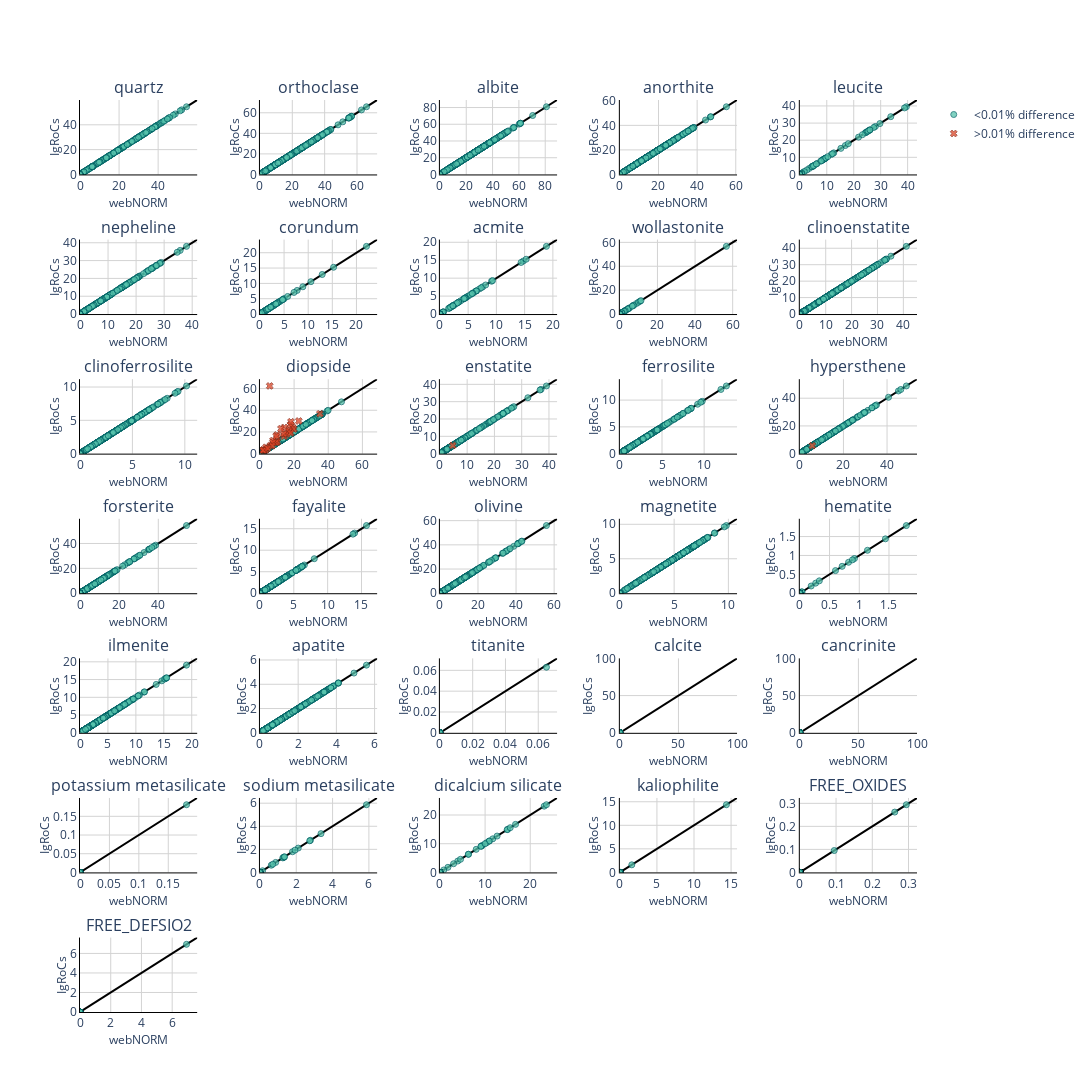

Write notebook code for a chart like this one.
### Code cell
# get a list of minerals to plot based on whether there is any data in the igrocs or web data
plot_norms = []

for i in igrocs_norms_lemaitre.columns.tolist():
    if igrocs_norms_lemaitre_majors[i].max() or web_norms_lemaitre_majors[i].max() > 0:
        plot_norms.append(i)


# define the number of rows and columns for the subplots
cols=5
rows=math.ceil((len(plot_norms)/cols))

# create the figure
fig = make_subplots(rows=rows, cols=cols, subplot_titles=plot_norms, horizontal_spacing=0.075)

#Add dummy traces to get legend to work
fig.append_trace(
                go.Scatter(
                    x=[0],
                    y=[0],
                    mode='markers',
                    marker=dict(
                        color="#57C4AD",
                        opacity=0.75,
                        line=dict(
                            color='#006164',
                            width=1)),
                    name=r'<0.01% difference',
                    showlegend=True
                    ),
                row=1,
                col=1
            )
fig.append_trace(
                go.Scatter(
                    x=[0],
                    y=[0],
                    mode='markers',
                    marker=dict(
                        symbol='x',
                        color="#DB4325",
                        opacity=0.75,
                        line=dict(
                            color='#8b2a17',
                            width=1)),
                    name=r'>0.01% difference',
                    showlegend=True
                    ),
                row=1,
                col=1
            )


# Iterate through each subplot and add traces for each mineral
list_index = 0
n_plots = len(plot_norms)

for i in range(1,rows+1):
    for j in range(1,cols+1):
        if list_index + 1 <= n_plots:
            trace = plot_norms[list_index]

            # pct_diff_norms_filter = abs(pd.to_numeric(web_norms_lemaitre_majors[trace], errors='coerce') - 
            # pd.to_numeric(igrocs_norms_lemaitre_majors[trace], errors='coerce')) / pd.to_numeric(igrocs_norms_lemaitre_majors[trace], errors='coerce') > 0.01
            pct_diff_norms_filter = abs(pd.to_numeric(web_norms_lemaitre_majors[trace], errors='coerce') - 
            pd.to_numeric(igrocs_norms_lemaitre_majors[trace], errors='coerce')) > 0.01



            fig.append_trace(
                go.Scatter(
                    showlegend=False,
                    x=[0,100],
                    y=[0,100],
                    mode='lines',
                    line=dict(color='black')
                    ),
                row=i,
                col=j
            )

            fig.append_trace(
            go.Scatter(
                showlegend=False,
                x=pd.to_numeric(web_norms_lemaitre_majors[trace][pct_diff_norms_filter==False], errors='coerce').fillna(0),
                y=pd.to_numeric(igrocs_norms_lemaitre_majors[trace][pct_diff_norms_filter==False], errors='coerce').fillna(0),
                mode='markers',
                marker=dict(
                        color="#57C4AD",
                        opacity=0.75,
                        line=dict(
                            color='#006164',
                            width=1)),
                name=trace
                ),
            row=i,
            col=j
            )

            fig.append_trace(
                go.Scatter(
                    showlegend=False,
                    x=pd.to_numeric(web_norms_lemaitre_majors[trace][pct_diff_norms_filter], errors='coerce').fillna(0),
                    y=pd.to_numeric(igrocs_norms_lemaitre_majors[trace][pct_diff_norms_filter], errors='coerce').fillna(0),
                    mode='markers',
                    marker=dict(
                        symbol='x',
                        color="#DB4325",
                        opacity=0.75,
                        line=dict(
                            color='#8b2a17',
                            width=1)),
                    name=trace
                    ),
                row=i,
                col=j
            )
            
            x_max = pd.to_numeric(web_norms_lemaitre_majors[trace], errors='coerce').max()
            y_max =  pd.to_numeric(igrocs_norms_lemaitre_majors[trace], errors='coerce').max()

            xy_max = max([x_max, y_max])*1.1
            if xy_max == 0:
                xy_max = 100

            fig.update_xaxes(
                title_text="webNORM",
                title_font = {"size": 12},
                title_standoff = 5,
                range=[0,xy_max],
                row=i,
                col=j,
                gridcolor='lightgrey',
                linecolor='black'
                )
            
            fig.update_yaxes(
                title_text='IgRoCs',
                title_font = {"size": 12},
                title_standoff = 0,
                range=[0,xy_max],
                row=i,
                col=j,
                gridcolor='lightgrey',
                linecolor='black'
                )

        list_index +=1


fig.update_layout(height=2100, width=1400, showlegend=True, plot_bgcolor='rgba(0,0,0,0)', title_x=0.5)

fig.show()
fig.write_image('figures/Comparison of normative mineralogy output from IgRoCs and webNORM.png', scale=2)
